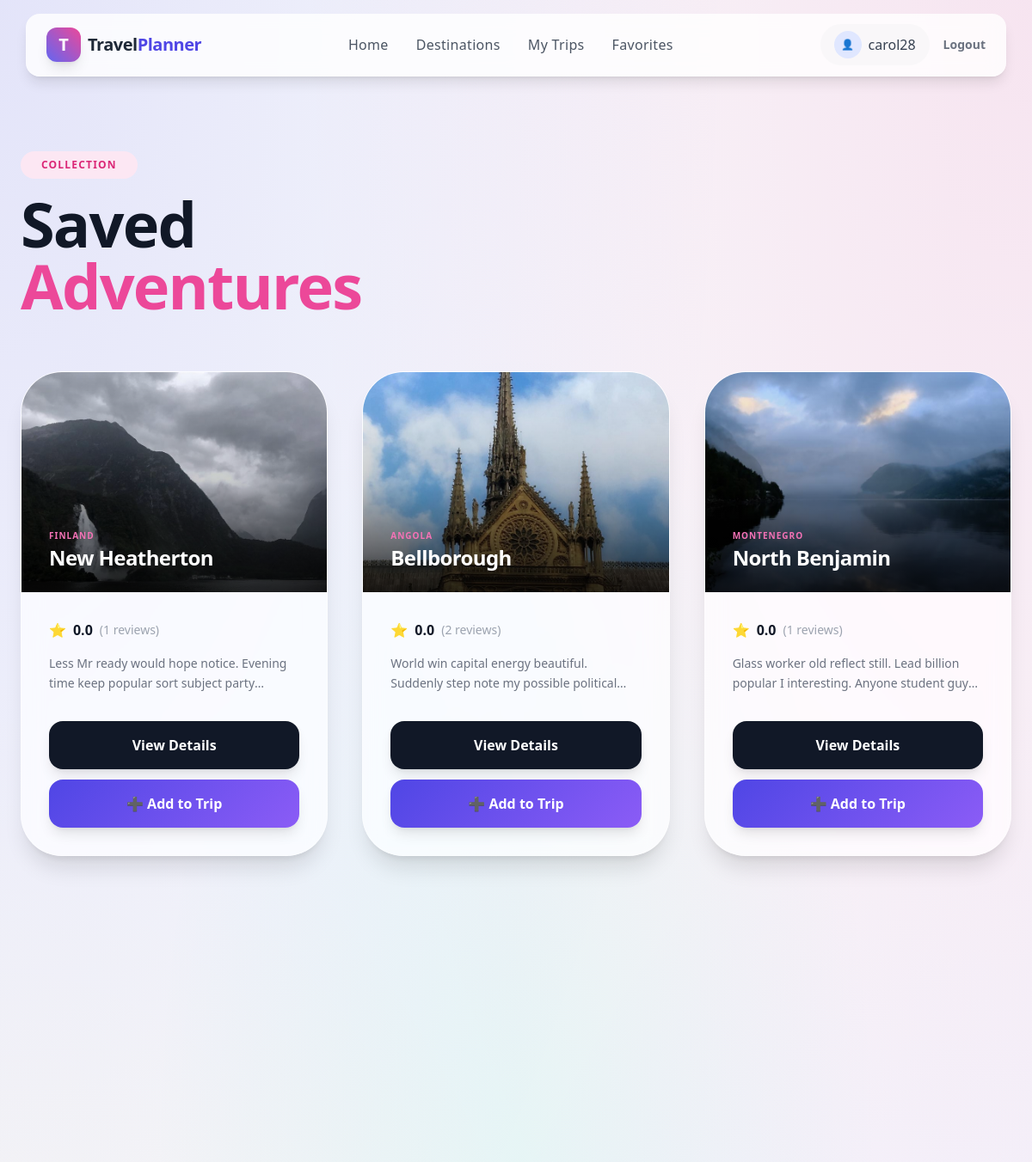
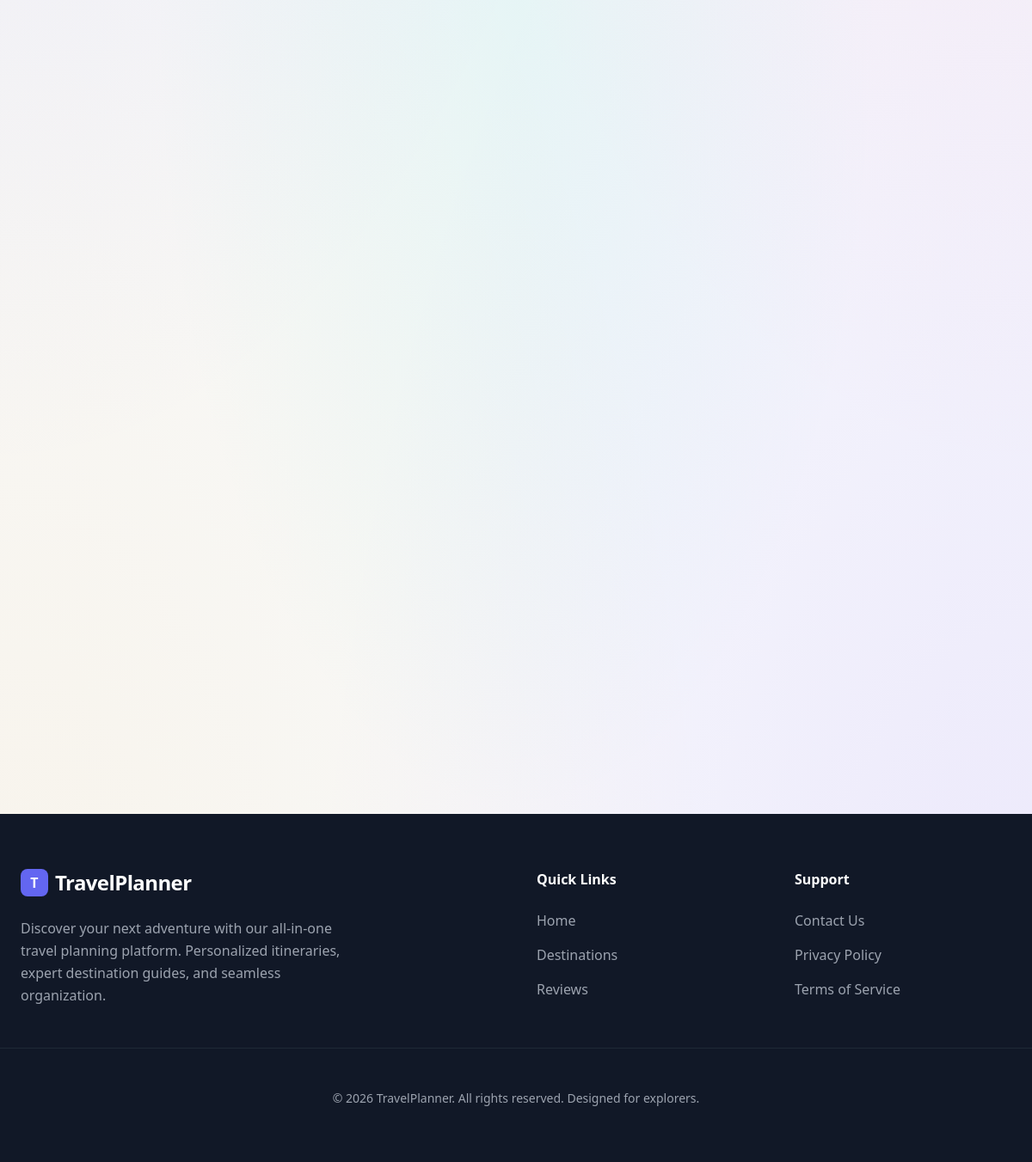
Screenshot of /my-favorites/ (signed in) with the database file from the repository (2 pictures, top to bottom).
### core/models.py (models this page shows, shortened)
class Favorite(models.Model):
    user = models.ForeignKey(User, on_delete=models.CASCADE)
    destination = models.ForeignKey(Destination, on_delete=models.CASCADE)
    created_at = models.DateTimeField(auto_now_add=True)
    class Meta:
        unique_together = ("user", "destination")

class Destination(models.Model):
    name = models.CharField(max_length=100)
    country = models.CharField(max_length=100)
    description = models.TextField()
    image = models.ImageField(upload_to='destinations/')
    price_range = models.CharField(max_length=50)
    rating = models.DecimalField(max_digits=2, decimal_places=1)
    slug = models.SlugField(unique=True, blank=True, null=True)  # new field for URL
    tag = models.CharField(max_length=50, blank=True)

### core/views.py (the view)
# urls.py: path("my-favorites/", views.my_favorites, name="my_favorites"),
@login_required
def my_favorites(request):
    favorites = (
        Favorite.objects
        .filter(user=request.user)
        .select_related("destination")
        .order_by("-created_at")
    )
    return render(request, "core/my_favorites.html", {
        "favorites": favorites
    })

### core/context_processors.py (called while the page is built)
def favorite_count(request):
    if request.user.is_authenticated:
        count = Favorite.objects.filter(user=request.user).count()
        return {"favorite_count": count}
    return {"favorite_count": 0}

### core/templates/core/my_favorites.html (shortened to what this page needs)
{% extends "core/base.html" %}
{% block content %}
<section class="max-w-7xl mx-auto px-6 py-12">
    <div class="mb-16 scroll-reveal">
        <span class="bg-pink-100 text-pink-600 px-6 py-2 rounded-full text-xs font-black uppercase tracking-widest mb-4 inline-block">Collection</span>
        <h1 class="text-5xl md:text-7xl font-black tracking-tight text-gray-900 leading-none">
            Saved <br><span class="text-pink-500">Adventures</span>
        </h1>
    </div>
    {% if favorites %}
        <div class="grid grid-cols-1 sm:grid-cols-2 lg:grid-cols-3 gap-10">
            {% for favorite in favorites %}
                <div class="scroll-reveal group">
                    <div class="glass-card rounded-[3rem] overflow-hidden shadow-xl hover:shadow-2xl transition-all duration-500 flex flex-col h-full hover:-translate-y-4 border-white/40">
                        <div class="relative h-64 overflow-hidden">
                            {% if favorite.destination.image %}
                                <img src="{{ favorite.destination.image.url }}"
                                     alt="{{ favorite.destination.name }}"
                                     class="w-full h-full object-cover transition duration-1000 group-hover:scale-110">
                            {% else %}
                                <div class="w-full h-full bg-gray-100 flex items-center justify-center text-gray-300">No Image</div>
                            {% endif %}
                            <div class="absolute inset-0 bg-gradient-to-t from-black/80 via-black/20 to-transparent"></div>
                            <div class="absolute bottom-6 left-8 right-8">
                                <span class="text-pink-400 font-bold uppercase tracking-widest text-[10px]">{{ favorite.destination.country }}</span>
                                <h3 class="text-2xl font-bold text-white tracking-tight">{{ favorite.destination.name }}</h3>
                            </div>
                        </div>
                        <div class="p-8 flex flex-col flex-1">
                            <div class="flex items-center gap-2 mb-4">
                                <span class="text-yellow-400 font-bold">⭐</span>
                                <span class="text-gray-900 font-bold">
                                    {{ favorite.destination.average_rating|default:"0.0"|floatformat:1 }}
                                </span>
                                <span class="text-gray-400 font-medium text-sm">({{ favorite.destination.reviews.count }} reviews)</span>
                            </div>
                            <p class="text-gray-500 text-sm leading-relaxed mb-8 flex-1 line-clamp-2">
                                {{ favorite.destination.description }}
                            </p>
                            <div class="flex flex-col gap-3">
                                <a href="{% url 'destination_detail' favorite.destination.slug %}"
                                   class="w-full bg-gray-900 text-white py-4 rounded-2xl font-black text-center hover:bg-black transition shadow-lg active:scale-95">
                                    View Details
                                </a>
                                <a href="{% url 'itinerary_create' %}?destination={{ favorite.destination.id }}"
                                   class="btn-premium w-full py-4 rounded-2xl text-white font-black text-center shadow-lg active:scale-95 transition">
                                    ➕ Add to Trip
                                </a>
                            </div>
                        </div>
                    </div>
                </div>
            {% endfor %}
        </div>
    {% endif %}
</section>
{% endblock %}

### core/templates/core/base.html (shortened to what this page needs)
{% load static %}
<!DOCTYPE html>
<html lang="en">
<head>
    <script src="https://cdn.tailwindcss.com"></script>
    <link rel="stylesheet" href="{% static 'css/styles.css' %}">
</head>
<body>
<div class="mesh-gradient"></div>
<nav class="fixed top-4 left-1/2 -translate-x-1/2 w-[95%] max-w-7xl glass-nav rounded-2xl z-50 px-6 py-3 flex justify-between items-center shadow-lg transition-all duration-300" id="navbar">
    <a href="{% url 'home' %}" class="flex items-center gap-2 group">
        <div class="w-10 h-10 bg-gradient-to-tr from-indigo-500 to-pink-500 rounded-xl flex items-center justify-center text-white shadow-lg group-hover:rotate-12 transition-transform">
            <span class="text-xl font-bold">T</span>
        </div>
        <span class="text-xl font-bold tracking-tight text-gray-800">Travel<span class="text-indigo-600">Planner</span></span>
    </a>
    <div class="hidden md:flex items-center space-x-8">
        <a href="{% url 'home' %}" class="nav-link font-medium text-gray-600 hover:text-indigo-600">Home</a>
        <a href="{% url 'destination_list' %}" class="nav-link font-medium text-gray-600 hover:text-indigo-600">Destinations</a>
        {% if user.is_authenticated %}
            <a href="{% url 'itinerary_list' %}" class="nav-link font-medium text-gray-600 hover:text-indigo-600">My Trips</a>
            <a href="{% url 'my_favorites' %}" class="nav-link font-medium text-gray-600 hover:text-indigo-600">Favorites</a>
        {% endif %}
    </div>
    <div class="hidden md:flex items-center space-x-4">
        {% if user.is_authenticated %}
            <div class="flex items-center gap-4">
                <a href="{% url 'profile' %}" class="flex items-center gap-2 font-medium text-gray-700 bg-gray-100/50 px-4 py-2 rounded-full hover:bg-gray-100 transition">
                    <span class="w-8 h-8 bg-indigo-100 text-indigo-600 rounded-full flex items-center justify-center text-xs">👤</span>
                    {{ user.username }}
                </a>
                <a href="{% url 'logout' %}" class="text-sm font-semibold text-gray-500 hover:text-red-500 transition">Logout</a>
            </div>
        {% else %}
            <a href="{% url 'login' %}" class="font-bold text-gray-600 hover:text-indigo-600 transition">Login</a>
            <a href="{% url 'signup' %}" class="btn-premium px-6 py-2.5 rounded-xl text-white font-bold shadow-md">Sign Up</a>
        {% endif %}
    </div>
</nav>
<main class="pt-32 pb-12">
    {% block content %}{% endblock %}
</main>
<footer class="bg-gray-900 text-gray-400 py-16">
    <div class="max-w-7xl mx-auto px-6 grid grid-cols-1 md:grid-cols-4 gap-12">
        <div class="col-span-1 md:col-span-2">
            <div class="flex items-center gap-2 mb-6">
                <div class="w-8 h-8 bg-indigo-500 rounded-lg flex items-center justify-center text-white font-bold">T</div>
                <span class="text-2xl font-bold text-white tracking-tight">TravelPlanner</span>
            </div>
            <p class="max-w-sm leading-relaxed">
                Discover your next adventure with our all-in-one travel planning platform. Personalized itineraries, expert destination guides, and seamless organization.
            </p>
        </div>
        <div>
            <h4 class="text-white font-bold mb-6">Quick Links</h4>
            <ul class="space-y-4">
                <li><a href="{% url 'home' %}" class="hover:text-white transition">Home</a></li>
                <li><a href="{% url 'destination_list' %}" class="hover:text-white transition">Destinations</a></li>
                <li><a href="#" class="hover:text-white transition">Reviews</a></li>
            </ul>
        </div>
        <div>
            <h4 class="text-white font-bold mb-6">Support</h4>
            <ul class="space-y-4">
                <li><a href="#" class="hover:text-white transition">Contact Us</a></li>
                <li><a href="#" class="hover:text-white transition">Privacy Policy</a></li>
                <li><a href="#" class="hover:text-white transition">Terms of Service</a></li>
            </ul>
        </div>
    </div>
    <div class="max-w-7xl mx-auto px-6 pt-12 mt-12 border-t border-gray-800 text-center text-sm">
        <p>© 2026 TravelPlanner. All rights reserved. Designed for explorers.</p>
    </div>
</footer>
</body>
</html>

### core/static/css/styles.css (style rules this page uses)
:root { --ash-blue: #6b85a6; --rhino: #2e3440; --pearl: #f7f6fb; --lavender-cool: #e6e8f2; --primary-gradient: linear-gradient(135deg, #6b85a6, #2e3440); --accent-gradient: linear-gradient(90deg, #7aa2c9, #5b6f8a); }
body { font-family: "Tenor Sans", "Segoe UI", Arial, sans-serif; background-color: var(--pearl); color: var(--rhino); }
.nav-link { color: var(--rhino); font-weight: 500; letter-spacing: 0.02em; transition: color 0.3s ease; }
.scroll-reveal { opacity: 0; transform: translateY(40px); transition: all 0.9s ease; }
.scroll-reveal.active { opacity: 1; transform: translateY(0); }

### core/templates/core/base.html (style rules this page uses)
:root { --primary: #4f46e5; --secondary: #ec4899; --accent: #8b5cf6; --background: #f8fafc; --text-main: #1e293b; }
body { font-family: 'Plus Jakarta Sans', 'Outfit', sans-serif; background-color: var(--background); color: var(--text-main); overflow-x: hidden; }
.mesh-gradient { position: fixed; top: 0; left: 0; width: 100%; height: 100%; z-index: -1; background-color: #f8fafc; background-image: radial-gradient(at 0% 0%, rgba(79, 70, 229, 0.12) 0px, transparent 50%), radial-gradient(at 100% 0%, rgba(236, 72, 153, 0.12) 0px, transparent 50%), radial-gradient(at 100% 100%, rgba(139, 92, 246, 0.12) 0px, transparent 50%), radial-gradient(at 50% 50%, rgba(20, 184, 166, 0.08) 0px, transparent 50%), radial-gradient(at 0% 100%, rgba(245, 158, 11, 0.08) 0px, transparent 50%); }
.scroll-reveal { opacity: 0; transform: translateY(30px); transition: all 0.8s cubic-bezier(0.22, 1, 0.36, 1); }
.scroll-reveal.active { opacity: 1; transform: translateY(0); }
.glass-card { background: rgba(255, 255, 255, 0.7); backdrop-filter: blur(12px) saturate(180%); -webkit-backdrop-filter: blur(12px) saturate(180%); border: 1px solid rgba(255, 255, 255, 0.4); box-shadow: 0 8px 32px 0 rgba(31, 38, 135, 0.07); transition: all 0.4s cubic-bezier(0.4, 0, 0.2, 1); }
.glass-nav { background: rgba(255, 255, 255, 0.8); backdrop-filter: blur(10px); border-bottom: 1px solid rgba(255, 255, 255, 0.5); }
.btn-premium { background: linear-gradient(135deg, var(--primary) 0%, var(--accent) 100%); transition: all 0.3s cubic-bezier(0.4, 0, 0.2, 1); position: relative; overflow: hidden; }
.btn-premium::after { content: ''; position: absolute; top: 0; left: -100%; width: 100%; height: 100%; background: linear-gradient(90deg, transparent, rgba(255,255,255,0.2), transparent); transition: 0.5s; }
.nav-link { position: relative; transition: color 0.3s ease; }
.nav-link::after { content: ''; position: absolute; width: 0; height: 2px; bottom: -4px; left: 0; background-color: var(--primary); transition: width 0.3s ease; }

### rows the page displays
Favorite: destination.image (picture), destination.country "FINLAND", destination.name "New Heatherton", destination.average_rating "0.0", destination.reviews.count "1", destination.description "Less Mr ready would hope notice. Evening time keep popular sort subject…"
Favorite: destination.image (picture), destination.country "ANGOLA", destination.name "Bellborough", destination.average_rating "0.0", destination.reviews.count "2", destination.description "World win capital energy beautiful. Suddenly step note my possible…"
Favorite: destination.image (picture), destination.country "MONTENEGRO", destination.name "North Benjamin", destination.average_rating "0.0", destination.reviews.count "1", destination.description "Glass worker old reflect still. Lead billion popular I interesting. Anyone student…"

### other values shown
{{ user.username }} "carol28"
